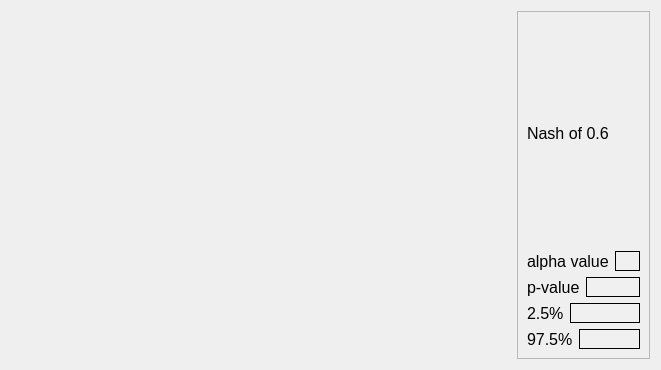
<?xml version="1.0" encoding="UTF-8"?>
<ui version="4.0">
 <class>Dialog</class>
 <widget class="QDialog" name="Dialog">
  <property name="geometry">
   <rect>
    <x>0</x>
    <y>0</y>
    <width>541</width>
    <height>370</height>
   </rect>
  </property>
  <property name="windowTitle">
   <string>Dialog</string>
  </property>
  <property name="styleSheet">
   <string notr="true">QLabel {
    font-family: 'Georgia'; /* Cambiar la fuente a Georgia */
    font-size: 16px; /* Cambiar el tamaño de la fuente */
    color: #000000; /* Color del texto (blanco) */
}

QLineEdit {
    font-family: 'Georgia'; /* Cambiar la fuente a Georgia */
    font-size: 14px; /* Cambiar el tamaño de la fuente */
    color: #000000; /* Color del texto (blanco) */
    background-color: #f0f0f0; /* Color de fondo del QLineEdit */
    border: 1px solid #000000; /* Borde blanco */
}

QComboBox {
    font-family: 'Georgia'; /* Cambiar la fuente a Georgia */
    font-size: 14px; /* Cambiar el tamaño de la fuente */
    color: #000000; /* Color del texto (blanco) */
    background-color: #cfd4da; /* Fondo oscuro del ComboBox */
}

QRadioButton {
    font-family: 'Georgia'; /* Cambiar la fuente a Georgia */
    font-size: 14px; /* Cambiar el tamaño de la fuente */
    color: #000000; /* Color del texto (blanco) */
}

QCheckBox {
    font-family: 'Georgia'; /* Cambiar la fuente a Georgia */
    font-size: 14px; /* Cambiar el tamaño de la fuente */
    color: #000000; /* Color del texto (blanco) */
}

/* Cambiar la fuente y estilo de los QPushButton */
QPushButton {
    font-family: 'Georgia'; /* Cambiar la fuente */
    font-size: 14px; /* Cambiar el tamaño de la fuente */
    color: #000000; /* Color del texto negro */
    background-color: #cfd4da; /* Fondo gris claro */
    border: 1px solid #a1a6ad; /* Borde gris medio */
    border-radius: 5px; /* Bordes redondeados */
    padding: 5px; /* Espaciado interno */
}

/* Estilo cuando el ratón pasa sobre el botón */
QPushButton:hover {
    color: #000000; /* Mantener el texto negro */
    background-color: #b7bcc3; /* Fondo gris un poco más oscuro al pasar el mouse */
}

/* Estilo cuando el botón está presionado */
QPushButton:pressed {
    background-color: #a6acb3; /* Fondo ligeramente más oscuro al presionar */
    color: #000000; /* Mantener el texto negro cuando se presiona */
}



/* Estilo general para QTableWidget y QTableView */
QTableWidget, QTableView {
    font-family: 'Georgia'; /* Cambiar la fuente a Georgia */
    font-size: 14px; /* Tamaño de la fuente */
    color: #000000; /* Color del texto negro */
    background-color: #e6e9ed; /* Fondo gris claro para la tabla */
    gridline-color: #a1a6ad; /* Color de las líneas de la tabla (gris medio) */
    selection-background-color: #b7bcc3; /* Color de fondo cuando se selecciona una celda (gris suave) */
    selection-color: #000000; /* Color del texto cuando la celda está seleccionada (negro) */
}

/* Estilo para el encabezado horizontal de la tabla */
QHeaderView::section {
    font-family: 'Georgia'; /* Cambiar la fuente a Georgia */
    font-size: 14px; /* Tamaño de la fuente */
    color: #000000; /* Color del texto negro */
    background-color: #cfd4da; /* Fondo gris claro del encabezado */
    border: 1px solid #a1a6ad; /* Borde gris medio entre las secciones */
    padding: 4px; /* Espaciado interno en el encabezado */
}

/* Estilo para las celdas de la tabla al pasar el mouse */
QTableWidget::item:hover, QTableView::item:hover {
    background-color: #b7bcc3; /* Fondo gris suave al pasar el mouse */
    color: #000000; /* Mantener el texto negro */
}

/* Estilo para las celdas cuando están seleccionadas */
QTableWidget::item:selected, QTableView::item:selected {
    background-color: #a6acb3; /* Fondo gris intermedio cuando está seleccionado */
    color: #000000; /* Texto negro cuando está seleccionado */
}

/* Ajustar el tamaño de las celdas */
QTableWidget::item, QTableView::item {
    padding: 4px; /* Espaciado interno de las celdas */
}

/* Estilo para el borde inferior de la tabla */
QTableCornerButton::section {
    background-color: #cfd4da; /* Fondo del botón de esquina */
    border: 1px solid #a1a6ad; /* Borde gris medio del botón de esquina */
}</string>
  </property>
  <layout class="QGridLayout" name="gridLayout">
   <item row="0" column="0">
    <widget class="QFrame" name="frame">
     <property name="minimumSize">
      <size>
       <width>500</width>
       <height>0</height>
      </size>
     </property>
     <property name="frameShape">
      <enum>QFrame::NoFrame</enum>
     </property>
     <property name="frameShadow">
      <enum>QFrame::Raised</enum>
     </property>
    </widget>
   </item>
   <item row="0" column="1">
    <widget class="QFrame" name="frame_2">
     <property name="frameShape">
      <enum>QFrame::StyledPanel</enum>
     </property>
     <property name="frameShadow">
      <enum>QFrame::Raised</enum>
     </property>
     <layout class="QGridLayout" name="gridLayout_2">
      <item row="0" column="0">
       <widget class="QLabel" name="label_3">
        <property name="text">
         <string>Nash of 0.6</string>
        </property>
       </widget>
      </item>
      <item row="1" column="0">
       <layout class="QHBoxLayout" name="horizontalLayout">
        <item>
         <widget class="QLabel" name="label_2">
          <property name="text">
           <string>alpha value</string>
          </property>
         </widget>
        </item>
        <item>
         <widget class="QLineEdit" name="alpha"/>
        </item>
       </layout>
      </item>
      <item row="2" column="0">
       <layout class="QHBoxLayout" name="horizontalLayout_2">
        <item>
         <widget class="QLabel" name="label">
          <property name="text">
           <string>p-value</string>
          </property>
         </widget>
        </item>
        <item>
         <widget class="QLineEdit" name="p_value"/>
        </item>
       </layout>
      </item>
      <item row="3" column="0">
       <layout class="QHBoxLayout" name="horizontalLayout_3">
        <item>
         <widget class="QLabel" name="label_4">
          <property name="text">
           <string>2.5%</string>
          </property>
         </widget>
        </item>
        <item>
         <widget class="QLineEdit" name="minimum"/>
        </item>
       </layout>
      </item>
      <item row="4" column="0">
       <layout class="QHBoxLayout" name="horizontalLayout_4">
        <item>
         <widget class="QLabel" name="label_5">
          <property name="text">
           <string>97.5%</string>
          </property>
         </widget>
        </item>
        <item>
         <widget class="QLineEdit" name="maximum"/>
        </item>
       </layout>
      </item>
     </layout>
    </widget>
   </item>
  </layout>
 </widget>
 <resources/>
 <connections/>
</ui>
